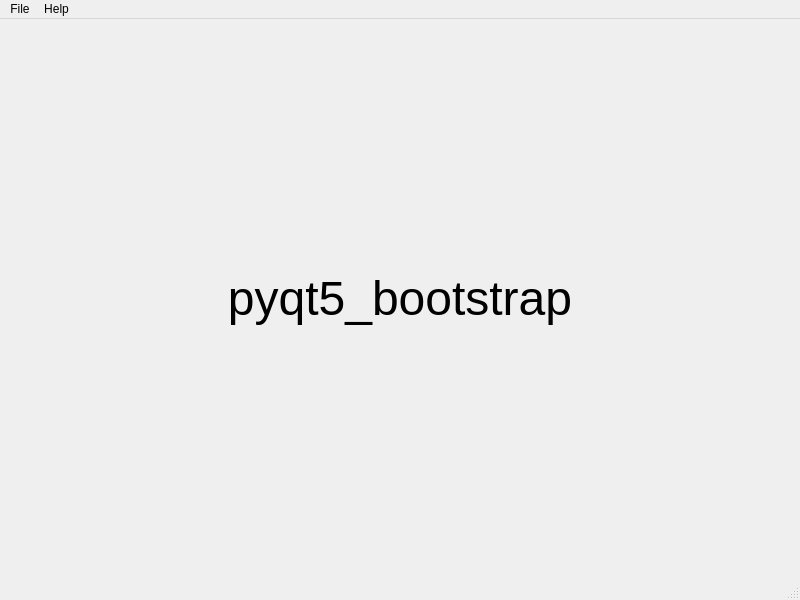
<?xml version="1.0" encoding="UTF-8"?>
<ui version="4.0">
 <class>MainWindow</class>
 <widget class="QMainWindow" name="MainWindow">
  <property name="geometry">
   <rect>
    <x>0</x>
    <y>0</y>
    <width>800</width>
    <height>600</height>
   </rect>
  </property>
  <property name="windowTitle">
   <string>MainWindow</string>
  </property>
  <widget class="QWidget" name="centralwidget">
   <layout class="QVBoxLayout" name="verticalLayout">
    <item>
     <widget class="QLabel" name="label">
      <property name="font">
       <font>
        <pointsize>36</pointsize>
       </font>
      </property>
      <property name="text">
       <string>pyqt5_bootstrap</string>
      </property>
      <property name="scaledContents">
       <bool>true</bool>
      </property>
      <property name="alignment">
       <set>Qt::AlignCenter</set>
      </property>
     </widget>
    </item>
   </layout>
  </widget>
  <widget class="QMenuBar" name="menubar">
   <property name="geometry">
    <rect>
     <x>0</x>
     <y>0</y>
     <width>800</width>
     <height>21</height>
    </rect>
   </property>
   <widget class="QMenu" name="menuFile">
    <property name="title">
     <string>File</string>
    </property>
    <addaction name="actionExit"/>
   </widget>
   <widget class="QMenu" name="menuAbout">
    <property name="title">
     <string>Help</string>
    </property>
    <addaction name="actionAbout"/>
    <addaction name="actionAbout_Qt"/>
   </widget>
   <addaction name="menuFile"/>
   <addaction name="menuAbout"/>
  </widget>
  <widget class="QStatusBar" name="statusbar"/>
  <action name="actionExit">
   <property name="text">
    <string>Exit</string>
   </property>
  </action>
  <action name="actionAbout">
   <property name="text">
    <string>About</string>
   </property>
  </action>
  <action name="actionAbout_Qt">
   <property name="text">
    <string>About Qt</string>
   </property>
  </action>
 </widget>
 <resources/>
 <connections/>
</ui>
